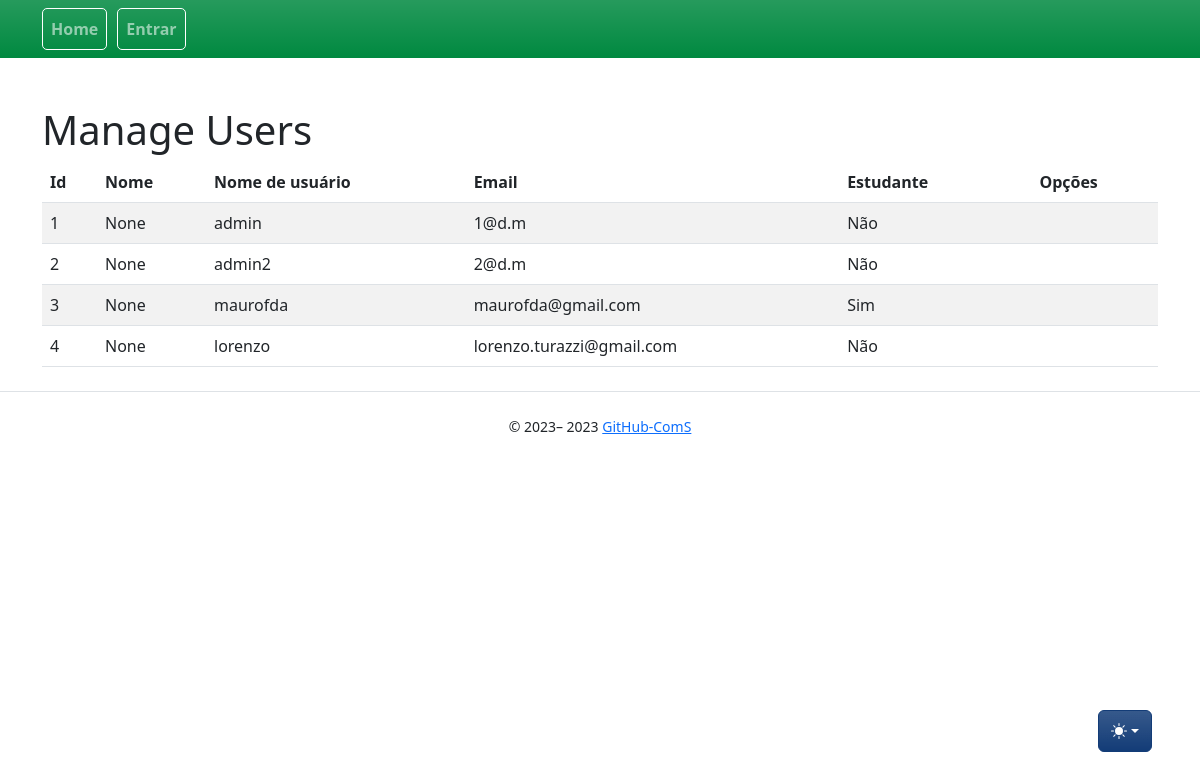
The app's page /users/, older data.
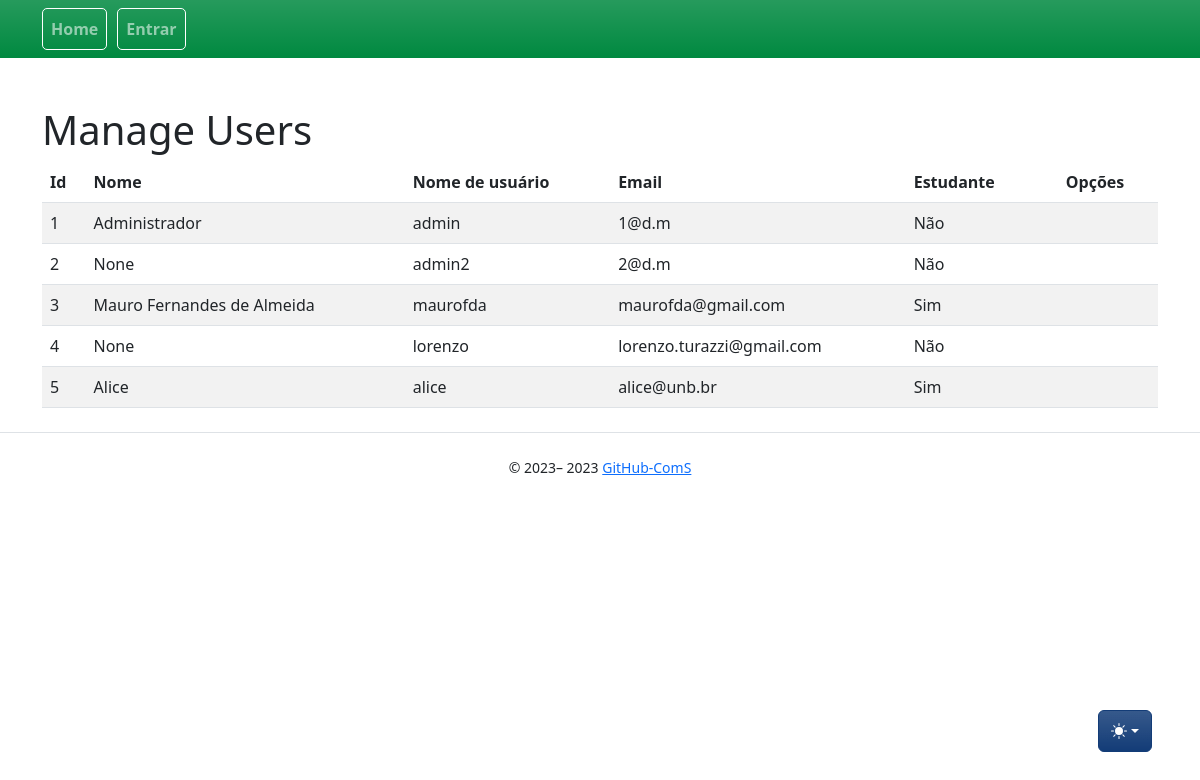
The same page, newer data.
### app/models/user.py (models this page shows, shortened)
class User(UserMixin, db.Model):
    __tablename__ = "user"
    id = db.Column(db.Integer, primary_key=True)
    name = db.Column(db.String, nullable=True)
    username = db.Column(db.String(80), unique=True, nullable=False)
    email = db.Column(db.String(120), unique=True, nullable=False)
    pwd = db.Column(db.String(300), nullable=False)
    is_student = db.Column(db.BOOLEAN)

### app/controllers/users_controllers.py (the view)
@bp.route("/", methods=["GET", "POST"])
def index():
    users = User.query.all()
    return render_template(_j.index, entities=users, **properties)

### app/templates/users/index.jinja2 (shortened to what this page needs)
{% extends "base.jinja2" %}
{% from 'bootstrap5/utils.html' import render_icon %}
{% from 'macros/component_confirm_modal.jinja2' import confirmModalMacro, confirmModalScript %}
{% block head %}
{{ super() }}
{% endblock %}
{% block content %}
<div class="table-wrapper">
    <div class="table-title">
        <div class="row">
            <div class="col-sm-6">
                <h1>Manage {{title}}</h1>
            </div>
            <div class="col-sm-6">
            </div>
        </div>
    </div>
    <table class="table table-striped table-hover">
        <thead>
            <tr>
                <th>Id</th>
                <th>Nome</th>
                <th>Nome de usuário</th>
                <th>Email</th>
                <th>Estudante</th>
                <th></th>
                <th>Opções</th>
            </tr>
        </thead>
        <tbody>
            {% for entity in entities %}
            <tr>
                {% for field in list_fields %}
                    {% if field == 'is_student' %}
                        {% if entity[field] == True %}
                            <td>Sim</td>
                        {% else %}
                            <td>Não</td>
                        {% endif %}
                    {% else %}
                    <td>{{ entity[field] }}</td>
                    {% endif %}
                {% endfor %}
                    <td>
                    <a class="btn" href="{{ url_for('users.edit', id=entity.id) }}" data-toggle="tooltip"
                        data-placement="top" title="Tooltip on top"></a>
                    <a  href="#" class="btn clickForActionToConfirm" entity-id="{{entity.id}}" data-bs-toggle="modal"
                        data-bs-target="#modalConfirm" data-entity-reference="{{entity.username}}"
                        data-action="{{url_for('users.delete', id=entity.id)}}" data-action-text="delete" title="deletar">
                    </a>
                </td>
            </tr>
            {% endfor %}
        </tbody>
    </table>
</div>
{% endblock %}

### app/templates/base.jinja2 (shortened to what this page needs)
{% from 'bootstrap5/utils.html' import render_messages %}
{% from 'bootstrap5/form.html' import render_form %}
{% from 'bootstrap5/nav.html' import render_nav_item, render_breadcrumb_item %}
<!doctype html>
<html lang="pt-BR" data-bs-theme="auto">
  <head>
    {% block head %}
    {% block styles %}
    {{ bootstrap.load_css() }}
    <link href="/static/css/bootstrap.min.css" rel="stylesheet" type="text/css">
    {% endblock %}
    {% endblock %}
  </head>
  <body >
    <nav style="background:#008940;" class="navbar navbar-dark navbar-expand-lg mb-5 fs-6 fw-semibold mobile-toggler bg-gradient" >
      <div class="container" >
        <div class="collapse navbar-collapse text-white nav-pills" id="navbarSupportedContent">
          <ul class="navbar-nav mr-auto">
            <div class="nav_bar_box" >
              {{ render_nav_item('main.index', 'Home') }}
            </div>
            {% if current_user.is_authenticated %}
            <div class="nav_bar_box">
              {{ render_nav_item('solicitations.index', 'Solicitações') }}
            </div>
            <div class="nav_bar_box">
              {{ render_nav_item ('auth.upload', 'Docs') }}
            </div>
            <div class="nav_bar_box">
              {{ render_nav_item('schools.index', 'Escolas') }}
            </div>
          </ul>
        </div>
        <div>
          <ul class="navbar-nav collapse navbar-collapse mr-auto " id="navbarSupportedContent">
            <form class="d-flex" role="search">
              <input class="form-control form-control me-1 bg-221259 container-fluid" type="search"
                placeholder="Filtrar" aria-label="Search" id="filter">
              <button class="btn btn-outline-light me-5" type="submit">Buscar</button>
            </form>
          </ul>
        </div>
        <div>
          <ul class="navbar-nav collapse navbar-collapse me-0" id="navbarSupportedContent">
            <div class="nav_bar_box ms-0">
              {{ render_nav_item('auth.profile', (current_user.username|upper)) }}
            </div>
            <div class="nav_bar_box ml-2">
              {{ render_nav_item('auth.logout', 'Sair') }}
            </div>
            {% elif not current_user.is_authenticated %}
            <div class="nav_bar_box">
              {{ render_nav_item('auth.login', 'Entrar') }}
            </div>
            {% endif %}
          </ul>
        </div>
      </div>
    </nav>
    <div class="dropdown position-fixed bottom-0 end-0 mb-5 me-5 bd-mode-toggle">
      <button class="btn btn-bd-primary py-2 dropdown-toggle d-flex align-items-center bg-gradient" id="bd-theme"
        type="button" title="Toggle theme" aria-expanded="false" data-bs-toggle="dropdown"
        aria-label="Toggle theme(auto)">
        <svg class="bi my-1 theme-icon-active" width="1em" height="1em" title="color mode">
          <use href="#circle-half"></use>
        </svg>
      </button>
    </div>
    <main class="container">
      {% block content %}
      {% endblock %}
    </main>
    <footer class="text-center">
      {% block footer %}
      <div class="d-flex flex-column flex-sm-row justify-content-center py-4 my-4 border-top">
        <small> &copy; 2023–
          <script>document.write(new Date().getFullYear())</script> <a
            href="https://github.com/mauro-fernandes/ComS-rottenpotatoes">GitHub-ComS</a>
        </small>
      </div>
      {% endblock %}
    </footer>
  </body>
</html>

### app/templates/base.jinja2 (style rules this page uses)
.nav_bar_box { background-color: transparent; color: #ffffff; padding: 0px; border-radius: 5px; border: 1px solid #ffffff; width: auto; height: 2.6rem; margin-right: 10px; }
.bi { vertical-align: -.125em; fill: currentColor; }
.btn-bd-primary { --bd-violet-bg: hsl(215, 73%, 27%); --bd-violet-rgb: 112.520718, 44.062154, 249.437846; --bs-btn-font-weight: 600; --bs-btn-color: var(--bs-white); --bs-btn-bg: var(--bd-violet-bg); --bs-btn-border-color: var(--bd-violet-bg); --bs-btn-hover-color: var(--bs-white); --bs-btn-hover-bg: hsl(215, 85%, 37%); --bs-btn-hover-border-color: hsl(215, 75%, 52%); --bs-btn-focus-shadow-rgb: var(--bd-violet-rgb); --bs-btn-active-color: var(--bs-btn-hover-color); --bs-btn-active-bg: hsl(215, 70%, 46%); --bs-btn-active-border-color: hsl(234, 70%, 46%); }
.bd-mode-toggle { z-index: 1500; }

Row changes from the older to the newer data that the page shows:
added User: id "5" "Alice" "alice" "alice@unb.br", is_student "Sim"
Text that changed along with them:
new list line: "Administrador"
new list line: "Mauro Fernandes de Almeida"
list line gone: "None"
